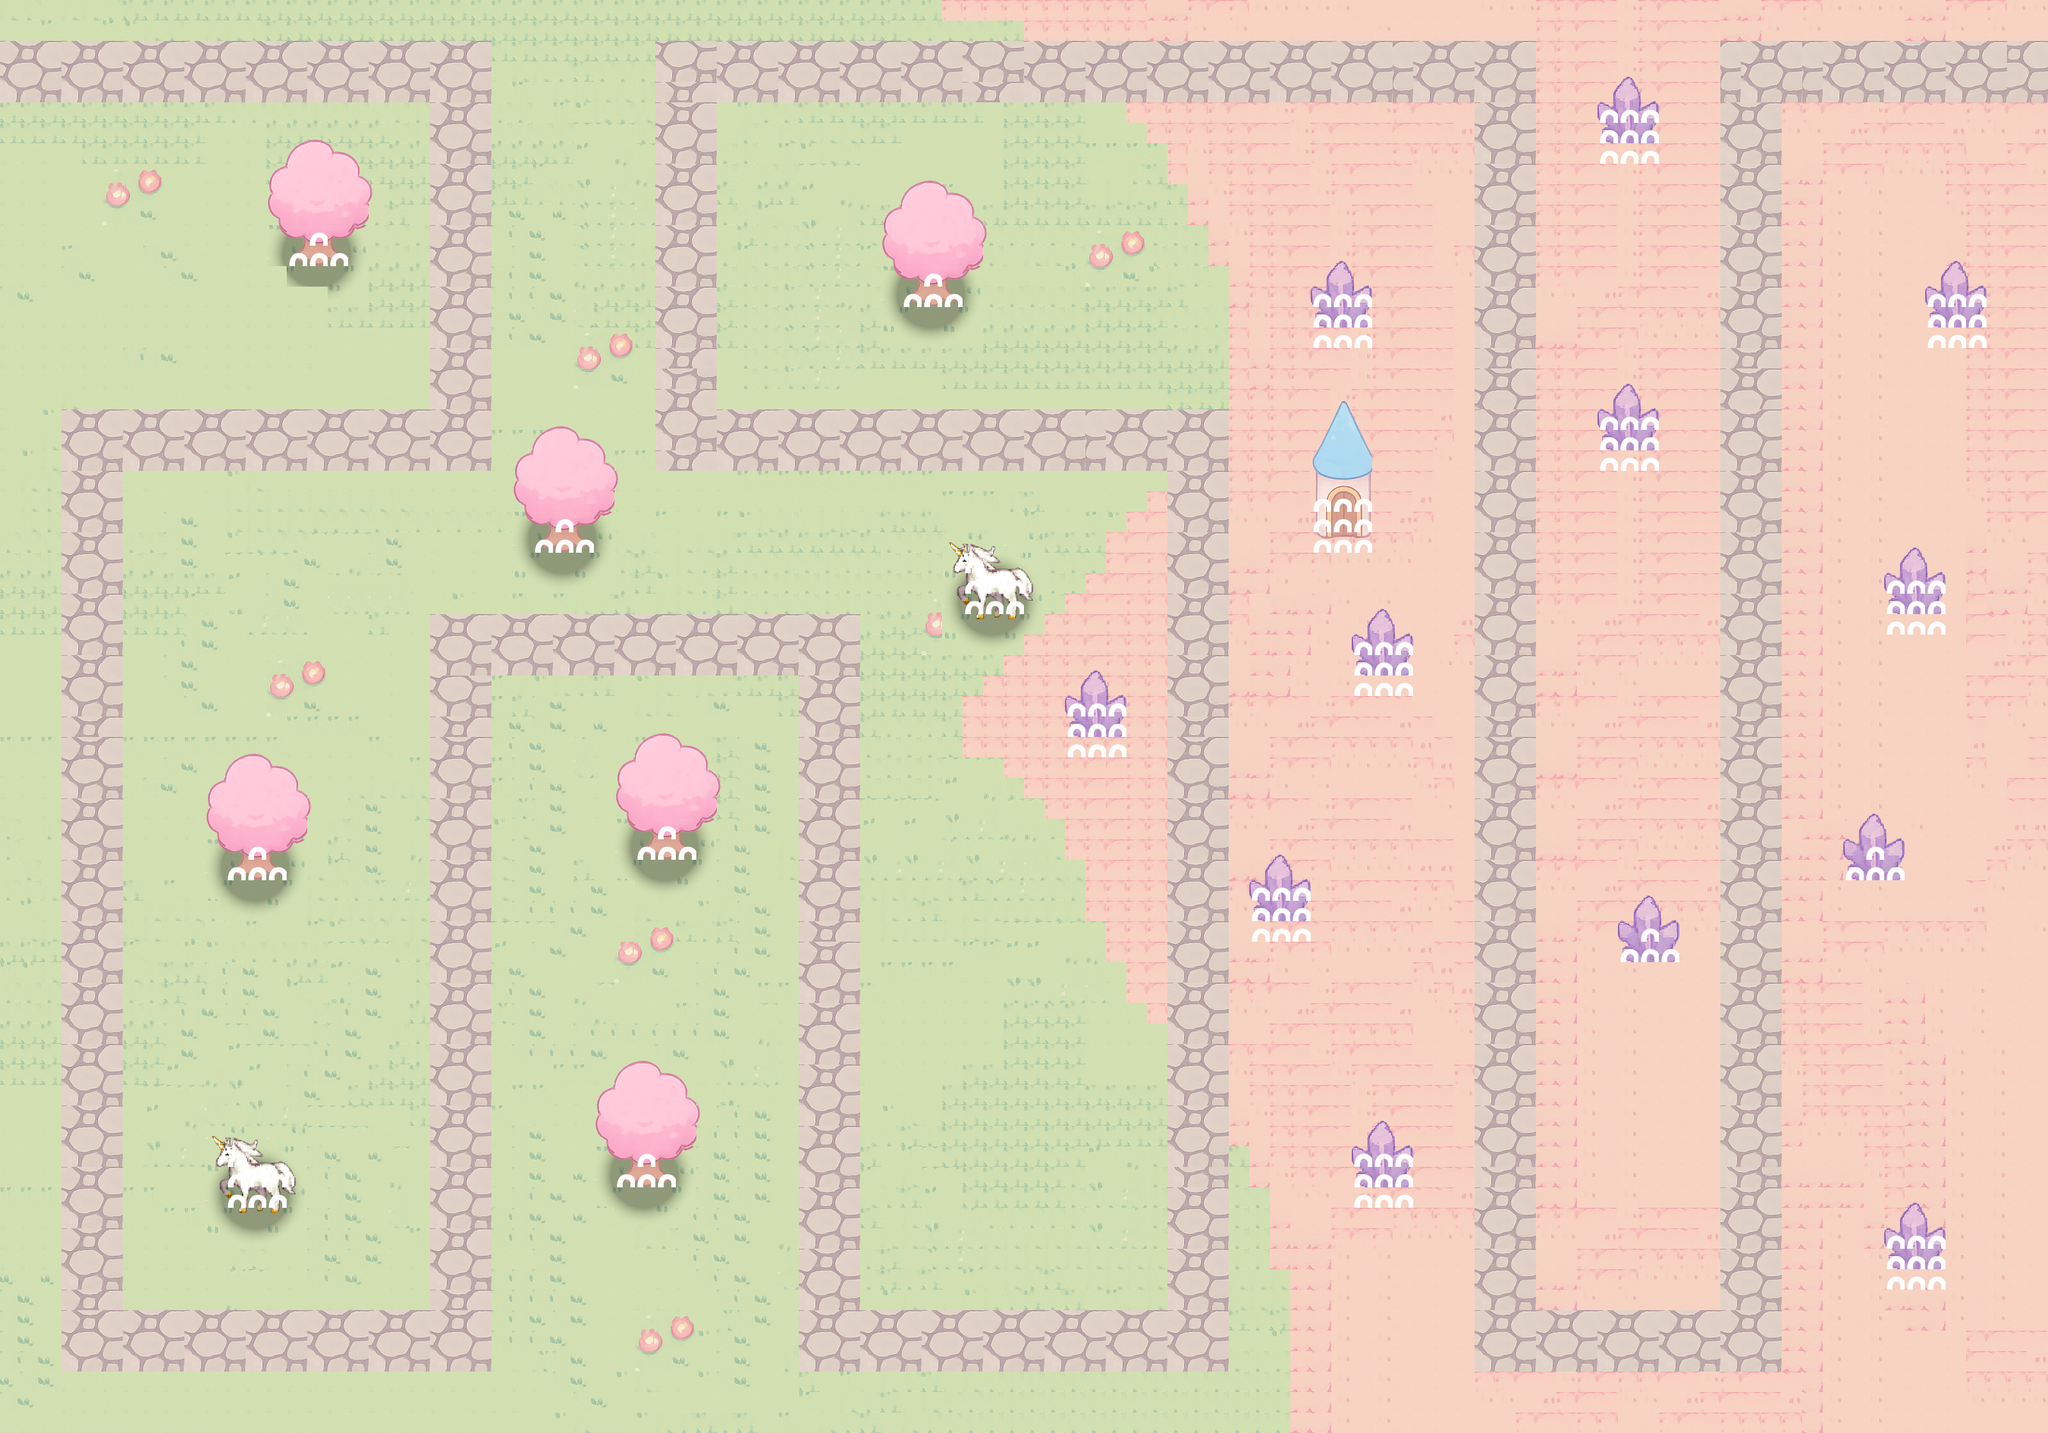

Below is a game level as drawn by its tile map, then a one-line description and the .tmx that defines it (tile-layer data replaced by summaries):
An orthogonal 100x70 tile map with 32x32 px tiles, 3 tile layers (Ground Layer, Trees, collision), 6 tilesets and 55 objects.

<map version="1.10" tiledversion="1.11.2" orientation="orthogonal" renderorder="right-down" width="100" height="70" tilewidth="32" tileheight="32" infinite="0" nextlayerid="7" nextobjectid="57">
 <editorsettings>
  <export target="map_three.json" format="json" />
 </editorsettings>
 <tileset firstgid="1" source="../assets/images/tilesets/ground_tiles.tsx" />
 <tileset firstgid="1025" source="../assets/images/tilesets/large_structures.tsx" />
 <tileset firstgid="2049" source="../assets/images/tilesets/tree_dynamic.tsx" />
 <tileset firstgid="2149" source="../assets/images/tilesets/unicorn_three_shadow.tsx" />
 <tileset firstgid="2249" source="../assets/images/tilesets/unicorn_five_shadow.tsx" />
 <tileset firstgid="2349" source="../assets/images/tilesets/props.tsx" />
 <layer id="1" name="Ground Layer" width="100" height="70" locked="1">
  <data>[7000 cells, 7000 non-empty, 100 distinct tile ids]</data>
 </layer>
 <objectgroup id="3" name="path" class="path" visible="0" locked="1">
  <object id="2" x="-32" y="112">
   <polyline points="0,0 756,1.33333 754.667,578.667 174.667,576 174.667,1989.33 753.333,1985.33 750.667,894.667 1329.33,896 1328,1985.33 1905.33,1985.33 1905.33,576 1104,576 1102.67,1.33333 2384,-1.33333 2382.67,1984 2768,1984 2769.33,-1.33333 3260,4" />
  </object>
 </objectgroup>
 <layer id="4" name="Trees" width="100" height="70" locked="1">
  <data>[7000 cells, 312 non-empty, 60 distinct tile ids]</data>
 </layer>
 <layer id="5" name="collision" width="100" height="70">
  <data>[7000 cells, 145 non-empty, 1 distinct tile ids]</data>
 </layer>
 <objectgroup id="6" name="CrystalEchoes" class="crystal" locked="1">
  <object id="3" x="2921.21" y="1709.09">
   <point />
  </object>
  <object id="4" x="2903.03" y="1169.7">
   <point />
  </object>
  <object id="5" x="2857.58" y="778.788">
   <point />
  </object>
  <object id="6" x="3012.12" y="684.848">
   <point />
  </object>
  <object id="7" x="2884.85" y="387.879">
   <point />
  </object>
  <object id="8" x="2560.61" y="339.394">
   <point />
  </object>
  <object id="9" x="2478.79" y="539.394">
   <point />
  </object>
  <object id="10" x="2542.42" y="927.273">
   <point />
  </object>
  <object id="11" x="2600" y="1178.79">
   <point />
  </object>
  <object id="12" x="2512.12" y="1263.64">
   <point />
  </object>
  <object id="13" x="2457.58" y="1657.58">
   <point />
  </object>
  <object id="14" x="2524.24" y="1887.88">
   <point />
  </object>
  <object id="15" x="2218.18" y="2142.42">
   <point />
  </object>
  <object id="16" x="2075.76" y="2109.09">
   <point />
  </object>
  <object id="17" x="2033.33" y="1769.7">
   <point />
  </object>
  <object id="18" x="2175.76" y="1478.79">
   <point />
  </object>
  <object id="19" x="2048.48" y="1175.76">
   <point />
  </object>
  <object id="20" x="1972.73" y="890.909">
   <point />
  </object>
  <object id="21" x="2024.24" y="412.121">
   <point />
  </object>
  <object id="22" x="2151.52" y="287.879">
   <point />
  </object>
  <object id="23" x="1760.61" y="257.576">
   <point />
  </object>
  <object id="24" x="1675.76" y="521.212">
   <point />
  </object>
  <object id="25" x="1251.52" y="518.182">
   <point />
  </object>
  <object id="26" x="1221.21" y="266.667">
   <point />
  </object>
  <object id="27" x="1400" y="875.758">
   <point />
  </object>
  <object id="28" x="1809.09" y="875.758">
   <point />
  </object>
  <object id="29" x="1557.58" y="1396.97">
   <point />
  </object>
  <object id="30" x="1472.73" y="1772.73">
   <point />
  </object>
  <object id="31" x="1709.09" y="1930.3">
   <point />
  </object>
  <object id="32" x="1051.52" y="1603.03">
   <point />
  </object>
  <object id="33" x="881.818" y="1445.45">
   <point />
  </object>
  <object id="34" x="863.636" y="1112.12">
   <point />
  </object>
  <object id="35" x="972.727" y="2087.88">
   <point />
  </object>
  <object id="36" x="472.727" y="1681.82">
   <point />
  </object>
  <object id="37" x="272.727" y="1545.45">
   <point />
  </object>
  <object id="38" x="236.364" y="1042.42">
   <point />
  </object>
  <object id="39" x="539.394" y="930.303">
   <point />
  </object>
  <object id="40" x="351.515" y="554.545">
   <point />
  </object>
  <object id="41" x="118.182" y="409.091">
   <point />
  </object>
  <object id="42" x="221.212" y="278.788">
   <point />
  </object>
  <object id="43" x="324.242" y="354.545">
   <point />
  </object>
  <object id="44" x="903.03" y="172.727">
   <point />
  </object>
  <object id="45" x="930.303" y="484.848">
   <point />
  </object>
  <object id="46" x="1193.94" y="890.909">
   <point />
  </object>
  <object id="47" x="842.424" y="1906.06">
   <point />
  </object>
  <object id="48" x="269.697" y="2003.03">
   <point />
  </object>
  <object id="49" x="1418.18" y="227.273">
   <point />
  </object>
  <object id="50" x="1427.27" y="1193.94">
   <point />
  </object>
  <object id="51" x="1445.45" y="1554.55">
   <point />
  </object>
  <object id="52" x="1693.94" y="1687.88">
   <point />
  </object>
  <object id="53" x="1518.18" y="1975.76">
   <point />
  </object>
  <object id="54" x="1103.03" y="1987.88">
   <point />
  </object>
  <object id="55" x="1200" y="1124.24">
   <point />
  </object>
  <object id="56" x="475.758" y="1172.73">
   <point />
  </object>
 </objectgroup>
</map>
